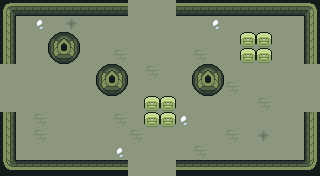

Rendered tile map (Tiled .tmx) drawn with the repository's tilesets; below, a short description and the full map source, tile grids included:
An orthogonal 20x11 tile map with 16x16 px tiles, 6 tile layers (ground, dressing, decor, walls, ...), 3 tilesets and 12 objects (5x ENTRY, 5x ENEMY, 2x PROP).

<map version="1.10" tiledversion="1.10.2" orientation="orthogonal" renderorder="right-down" width="20" height="11" tilewidth="16" tileheight="16" infinite="0" nextlayerid="8" nextobjectid="13">
 <tileset firstgid="1" name="wall" tilewidth="16" tileheight="16" tilecount="110" columns="10">
  <image source="../../../gfx/tiles/ruins/tilesetwallsimple.png" width="160" height="176" />
 </tileset>
 <tileset firstgid="111" name="floor" tilewidth="16" tileheight="16" tilecount="374" columns="22">
  <image source="../../../gfx/tiles/ruins/tilesetinteriorfloor.png" width="352" height="272" />
 </tileset>
 <tileset firstgid="485" name="elements" tilewidth="16" tileheight="16" tilecount="27" columns="9">
  <image source="../../../gfx/tiles/ruins/elements.png" width="144" height="48" />
 </tileset>
 <layer id="1" name="ground" width="20" height="11">
  <data encoding="csv">
342,277,277,277,342,277,277,277,277,277,277,277,277,277,277,277,367,277,277,342,
277,277,366,277,367,277,277,277,277,277,277,277,277,366,277,277,277,277,277,277,
367,277,277,277,277,277,277,277,277,277,277,277,277,277,277,277,277,277,277,277,
277,277,277,277,342,277,277,342,277,277,277,277,342,277,277,277,366,277,277,277,
277,277,277,277,277,277,277,277,277,342,277,277,277,277,277,277,277,277,277,277,
277,277,277,277,277,277,277,277,277,277,277,277,277,277,342,277,277,277,277,277,
277,277,277,277,277,277,277,277,277,277,277,277,277,277,277,277,342,277,277,277,
277,277,342,277,277,277,277,342,277,277,277,366,277,277,277,277,277,277,277,277,
277,277,342,277,277,277,277,277,342,277,277,277,277,277,342,277,367,277,277,277,
277,277,277,277,277,277,277,366,277,277,277,277,342,277,277,277,277,277,277,277,
342,277,277,277,277,367,277,277,277,277,277,277,277,277,277,342,277,277,367,277
</data>
 </layer>
 <layer id="2" name="dressing" width="20" height="11">
  <data encoding="csv">
0,0,0,0,0,0,0,0,0,0,0,0,0,0,0,0,0,0,0,0,
0,0,0,0,0,0,0,0,0,0,0,0,0,0,0,0,0,0,0,0,
0,0,0,0,0,0,0,0,0,0,0,0,0,0,0,0,0,0,0,0,
0,0,0,0,0,0,0,0,0,0,0,0,0,0,0,0,0,0,0,0,
0,0,0,0,0,0,0,0,0,0,0,0,0,0,0,0,0,0,0,0,
0,0,0,0,0,0,0,0,0,0,0,0,0,0,0,0,0,0,0,0,
0,0,0,0,0,0,0,0,0,0,0,0,0,0,0,0,0,0,0,0,
0,0,0,0,0,0,0,0,0,0,0,0,0,0,0,0,0,0,0,0,
0,0,0,0,0,0,0,0,0,0,0,0,0,0,0,0,0,0,0,0,
0,0,0,0,0,0,0,0,0,0,0,0,0,0,0,0,0,0,0,0,
0,0,0,0,0,0,0,0,0,0,0,0,0,0,0,0,0,0,0,0
</data>
 </layer>
 <layer id="3" name="decor" width="20" height="11">
  <data encoding="csv">
0,0,0,0,0,0,0,0,0,0,0,0,0,0,0,0,0,0,0,0,
0,0,0,0,0,0,0,0,0,0,0,0,0,0,0,0,0,0,0,0,
0,0,0,0,0,0,0,0,0,0,0,0,0,0,0,0,0,0,0,0,
0,0,0,0,0,0,0,0,0,0,0,0,0,0,0,0,0,0,0,0,
0,0,0,0,0,0,0,0,0,0,0,0,0,0,0,0,0,0,0,0,
0,0,0,0,0,0,0,0,0,0,0,0,0,0,0,0,0,0,0,0,
0,0,0,0,0,0,0,0,0,0,0,0,0,0,0,0,0,0,0,0,
0,0,0,0,0,0,0,0,0,0,0,0,0,0,0,0,0,0,0,0,
0,0,0,0,0,0,0,0,0,0,0,0,0,0,0,0,0,0,0,0,
0,0,0,0,0,0,0,0,0,0,0,0,0,0,0,0,0,0,0,0,
0,0,0,0,0,0,0,0,0,0,0,0,0,0,0,0,0,0,0,0
</data>
 </layer>
 <layer id="4" name="walls" width="20" height="11">
  <data encoding="csv">
66,69,69,69,69,69,69,69,0,0,0,69,69,69,69,69,69,69,69,70,
76,0,0,0,0,0,0,0,0,0,0,0,0,0,0,0,0,0,0,80,
76,0,0,0,0,0,0,0,0,0,0,0,0,0,0,0,0,0,0,80,
76,0,0,0,0,0,0,0,0,0,0,0,0,0,0,0,0,0,0,80,
0,0,0,0,0,0,0,0,0,0,0,0,0,0,0,0,0,0,0,0,
0,0,0,0,0,0,0,0,0,0,0,0,0,0,0,0,0,0,0,0,
0,0,0,0,0,0,0,0,0,0,0,0,0,0,0,0,0,0,0,0,
76,0,0,0,0,0,0,0,0,0,0,0,0,0,0,0,0,0,0,80,
76,0,0,0,0,0,0,0,0,0,0,0,0,0,0,0,0,0,0,80,
76,0,0,0,0,0,0,0,0,0,0,0,0,0,0,0,0,0,0,80,
106,109,109,109,109,109,109,109,0,0,0,109,109,109,109,109,109,109,109,110
</data>
 </layer>
 <layer id="5" name="props" width="20" height="11">
  <data encoding="csv">
0,0,0,0,0,0,0,0,0,0,0,0,0,0,0,0,0,0,0,0,
0,0,0,0,0,0,0,0,0,0,0,0,0,0,0,0,0,0,0,0,
0,0,0,78,79,0,0,0,0,0,0,0,0,0,0,492,492,0,0,0,
0,0,0,88,89,0,0,0,0,0,0,0,0,0,0,492,492,0,0,0,
0,0,0,0,0,0,78,79,0,0,0,0,78,79,0,0,0,0,0,0,
0,0,0,0,0,0,88,89,0,0,0,0,88,89,0,0,0,0,0,0,
0,0,0,0,0,0,0,0,0,492,492,0,0,0,0,0,0,0,0,0,
0,0,0,0,0,0,0,0,0,492,492,0,0,0,0,0,0,0,0,0,
0,0,0,0,0,0,0,0,0,0,0,0,0,0,0,0,0,0,0,0,
0,0,0,0,0,0,0,0,0,0,0,0,0,0,0,0,0,0,0,0,
0,0,0,0,0,0,0,0,0,0,0,0,0,0,0,0,0,0,0,0
</data>
 </layer>
 <layer id="6" name="overhead" width="20" height="11">
  <data encoding="csv">
0,0,0,0,0,0,0,0,0,0,0,0,0,0,0,0,0,0,0,0,
0,0,0,0,0,0,0,0,0,0,0,0,0,0,0,0,0,0,0,0,
0,0,0,0,0,0,0,0,0,0,0,0,0,0,0,0,0,0,0,0,
0,0,0,0,0,0,0,0,0,0,0,0,0,0,0,0,0,0,0,0,
0,0,0,0,0,0,0,0,0,0,0,0,0,0,0,0,0,0,0,0,
0,0,0,0,0,0,0,0,0,0,0,0,0,0,0,0,0,0,0,0,
0,0,0,0,0,0,0,0,0,0,0,0,0,0,0,0,0,0,0,0,
0,0,0,0,0,0,0,0,0,0,0,0,0,0,0,0,0,0,0,0,
0,0,0,0,0,0,0,0,0,0,0,0,0,0,0,0,0,0,0,0,
0,0,0,0,0,0,0,0,0,0,0,0,0,0,0,0,0,0,0,0,
0,0,0,0,0,0,0,0,0,0,0,0,0,0,0,0,0,0,0,0
</data>
 </layer>
 <objectgroup id="7" name="spawns">
  <object id="1" name="UP" type="ENTRY" x="152" y="24" />
  <object id="2" name="DOWN" type="ENTRY" x="152" y="152" />
  <object id="3" name="LEFT" type="ENTRY" x="24" y="88" />
  <object id="4" name="RIGHT" type="ENTRY" x="296" y="88" />
  <object id="5" name="" type="ENTRY" x="168" y="88" />
  <object id="6" name="" type="ENEMY" x="72" y="120" />
  <object id="7" name="" type="ENEMY" x="72" y="72" />
  <object id="8" name="" type="ENEMY" x="120" y="104" />
  <object id="9" name="" type="ENEMY" x="232" y="56" />
  <object id="10" name="" type="ENEMY" x="248" y="120" />
  <object id="11" name="torch" type="PROP" x="56" y="168" />
  <object id="12" name="torch" type="PROP" x="264" y="168" />
 </objectgroup>
</map>
